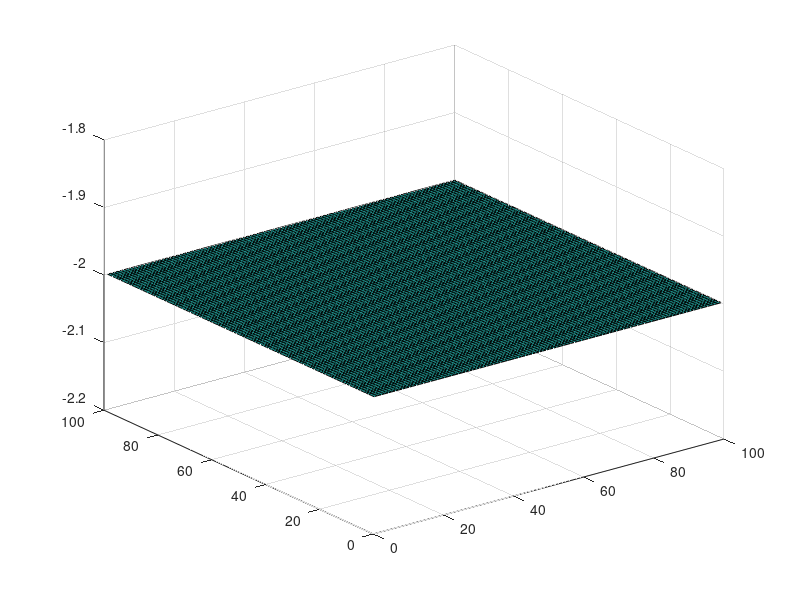

Recreate this plot in MATLAB. (Note: this script raises an error after producing the figure.)
%% Boas praticas
clearvars; clc;

%% Importando catamara
% Definindo propriedades do catamara
% barco = Catamara;
% barco.pPos.X([1 2]) = [10,50];
PesoVirtual = -50;
% barco.mCADload

%% Inicializando superficie

n=100; % limites (X,Y) em cm
H=zeros(n,n)-2; % gera area de 1 m2
mesh(H);

% Energia cinetica e potencial
Ekin=[]; Epot=[];
oldH=H;
newH=H;
i = 2:n-1;
j = 2:n-1;
h=surf(newH);

% Estilizando superficie
lighting phong;
material shiny;
lightangle(-45,30)
light('Position',[-10 20 10]);
axis([1 n 1 n -50 100]);

% Inicializando variaveis (add_Catamara)
globOH=0;

% Colocar Catamara no (x,y)=5,5
altura = PesoVirtual;
% [H,globOH] = add_Catamara(barco.pPos.X(1),barco.pPos.X(2),n,H,altura);
 % plotar catamara
[H,globOH] = add_Catamara(10,50,n,H,altura);

while 1
    newH=Wave(n,i,j,0.05,12,0.2,H,oldH,0,0,0);
            % n,i,j,dt,c,k,H,oldH,fix,cont,connect
    set(h,'zdata',newH);
    pause(0.05);
    oldH=H;
    H=newH;
end

 
 
 
 


 
 
 
